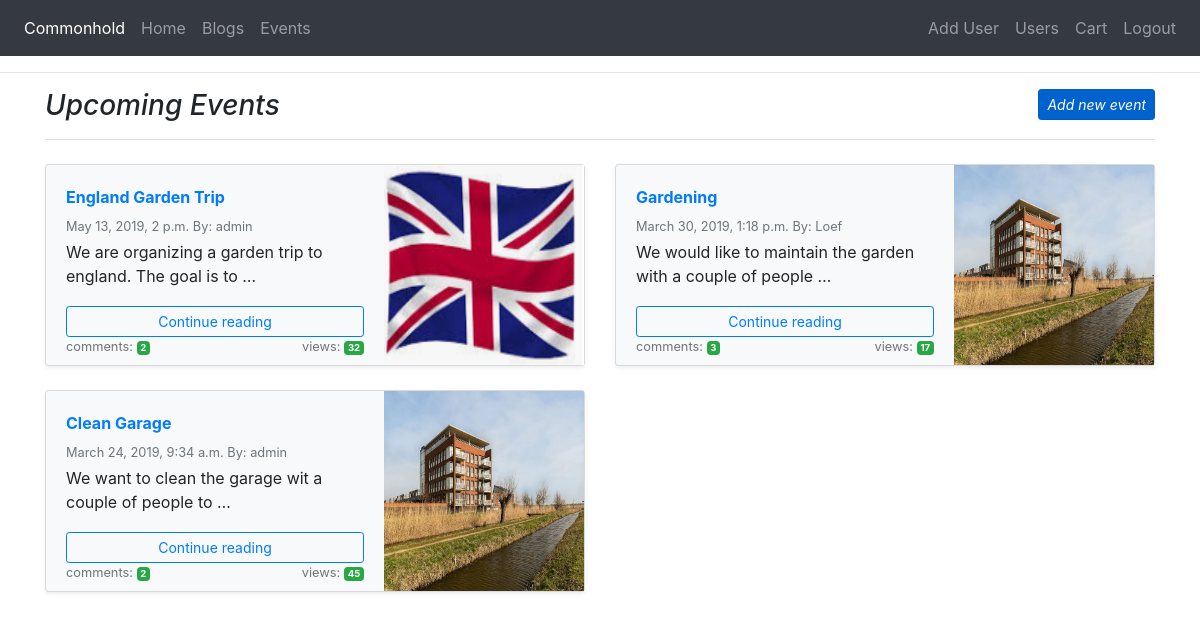
The page /events/events/ (signed in) on the database as committed earlier.
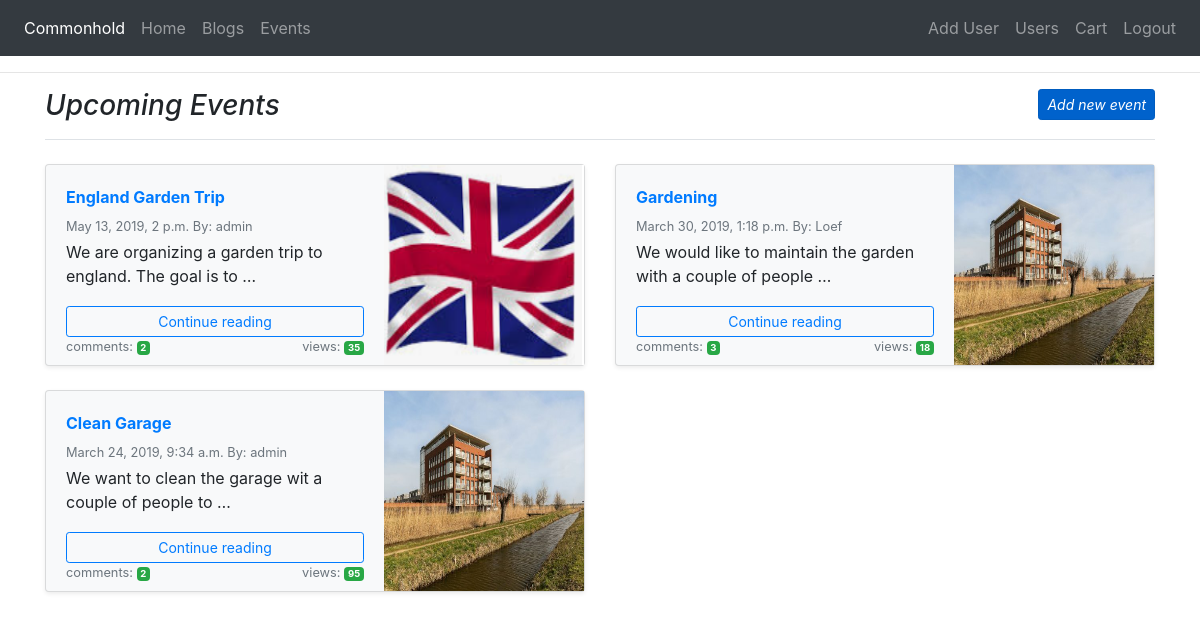
The same page on the database as committed later.
### events/models.py (models this page shows, shortened)
class Event(models.Model):
    author = models.ForeignKey(User, on_delete=models.CASCADE, related_name="event_author")
    title = models.CharField(max_length=200)
    details = models.TextField()
    location = models.CharField(max_length=200)
    views = models.IntegerField(default=0)
    price = models.DecimalField(max_digits=6, decimal_places=2)
    event_image = models.ImageField(upload_to="images", null=True, blank=True)
    scheduled_date_start = models.DateTimeField(blank=True, null=True)
    scheduled_date_end = models.DateTimeField(blank=True, null=True)
    published_date = models.DateTimeField(auto_now_add=True)

### events/views.py (the view)
@login_required
def get_events(request):
    events = Event.objects.filter(published_date__lte=timezone.now()).order_by('-published_date')
    return render(request, "eventposts.html", {'events': events})

### cart/contexts.py (called while the page is built)
def cart_contents(request):
    cart = request.session.get('cart', {})
    cart_items = []
    total = 0
    product_count = 0
    for id, quantity in cart.items():
        event = get_object_or_404(Event, pk=id)
        total += quantity * event.price
        product_count += quantity
        cart_items.append({'id':id, 'quantity': quantity, 'event': event})
    return { 'cart_items': cart_items, 'total': total,
        'product_count': product_count }

### events/templates/eventposts.html
{% extends 'base.html' %}
{% block content %}
<div class="container">
   <h3 class="pb-3 mb-4 font-italic border-bottom">
      Upcoming Events <a href="{% url 'new_event' %}" class="btn btn-primary btn-sm active floatright" role="button" aria-pressed="true">Add new event</a>
   </h3>
   <div class="row">
      {% for event in events %}
      <div class="col-md-6">
         <div class="card flex-md-row mb-4 shadow-sm h-md-250 bg-light">
            <div class="card-body d-flex flex-column less-padding-bottom">
                <strong class="d-inline-block mb-2 text-primary">{{event.title}}</strong>
                <div class="mb-1 text-muted small">{{event.scheduled_date_start}} By: {{event.author}} </div>
                <p class="card-text mb-auto">{{event.details|truncatewords:12}}</p>
                <a class="btn btn-outline-primary btn-sm" role="button" href="{% url 'event_detail' event.id %}">Continue reading</a>
                <div class="mb-1 text-muted small">
                   <span>comments: </span><span class="badge badge-success">{{ event.event_comment_id.count }}</span>
                   <span class="floatright">views: <span class="badge badge-success">{{event.views}}</span></span>
                </div>
            </div>
            <img class="card-img-right flex-auto d-none d-lg-block" alt="Thumbnail [200x250]" src="{{ MEDIA_URL }}{{ event.event_image }}" style="width: 200px; height: 200px;">
         </div>
      </div>
    {% endfor %}
   </div>
</div>
{% endblock %}

### templates/base.html (shortened to what this page needs)
{% load staticfiles %}
<!DOCTYPE html>
<html lang="en">
<head>
    <link rel="stylesheet" href="https://stackpath.bootstrapcdn.com/font-awesome/4.7.0/css/font-awesome.min.css" type="text/css" />
    <link rel="stylesheet" href="https://stackpath.bootstrapcdn.com/bootstrap/4.2.1/css/bootstrap.min.css">
    <link rel="stylesheet" href="{% static 'css/custom.css' %}">
</head>
<body>
<nav class="navbar navbar-expand-md navbar-dark bg-dark">
    <div class="navbar-collapse collapse w-100 order-1 order-md-0 dual-collapse2">
        <ul class="navbar-nav mr-auto">
            <li class="nav-item active">
                <a class="nav-link" href="#">Commonhold</a>
            </li>
            {% if user.is_authenticated %}
            <li class="nav-item">
                <a class="nav-link" href="{% url 'overview' %}">Home</a>
            </li>
            <li class="nav-item">
                <a class="nav-link" href="{% url 'get_blogs' %}">Blogs</a>
            </li>
            <li class="nav-item">
                <a class="nav-link" href="{% url 'get_events' %}">Events</a>
            </li>
            {% endif %}
        </ul>
    </div>
    <div class="navbar-collapse collapse w-100 order-3 dual-collapse2">
        <ul class="navbar-nav ml-auto">
        {% if user.is_authenticated %}
            {% if user.is_staff %}
			 <li class="nav-item">
                <a class="nav-link" href="{% url 'registration' %}">Add User</a>
            </li>
			<li class="nav-item">
                <a class="nav-link" href="{% url 'accounts' %}">Users</a>
            </li>
            {% endif %}
            <li class="nav-item">
                <a class="nav-link" href="{% url 'view_cart' %}">Cart</a>
            </li>
            <li class="nav-item">
                <a class="nav-link" href="{% url 'logout' %}">Logout</a>
            </li>
        {% else %}
            <li class="nav-item">
                <a class="nav-link" href="{% url 'SignIn' %}">SignIn</a>
            </li>
        {% endif %}
        </ul>
    </div>
</nav>
<hr>
{% block content %}
{% endblock %}
</body>
</html>

### static/css/custom.css (style rules this page uses)
.less-padding-bottom { padding-bottom: 4px !important }
.floatright { float: right !important }

Rows that differ between the two databases and show on the page:
changed Event "England Garden Trip": views "32" → "35"
changed Event "Gardening": views "17" → "18"
changed Event "Clean Garage": views "45" → "95"
